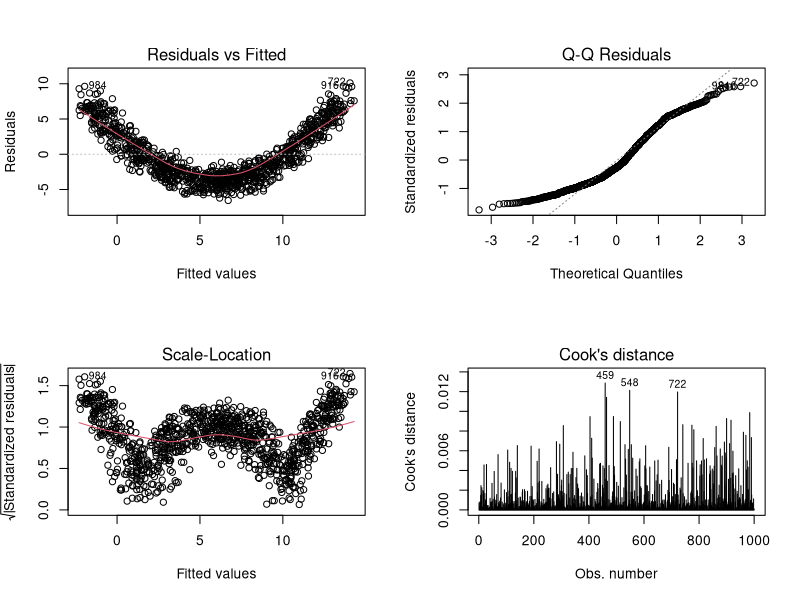
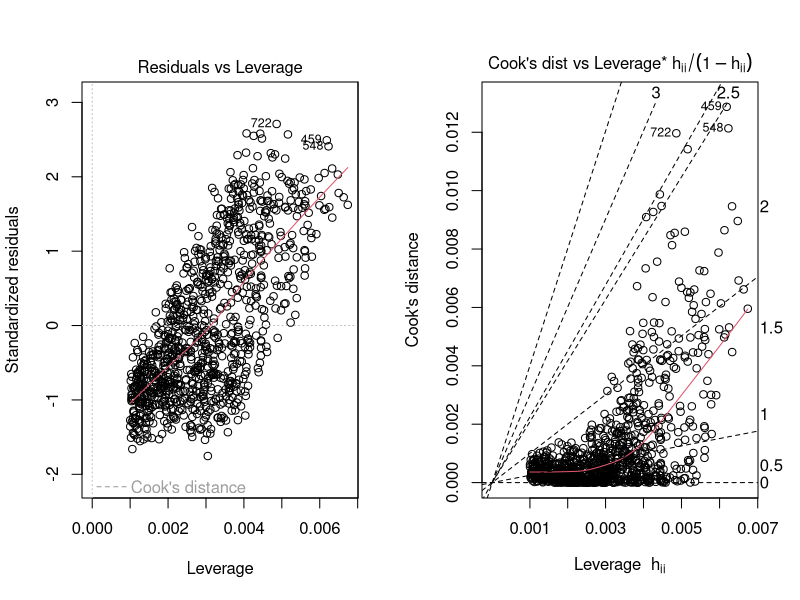
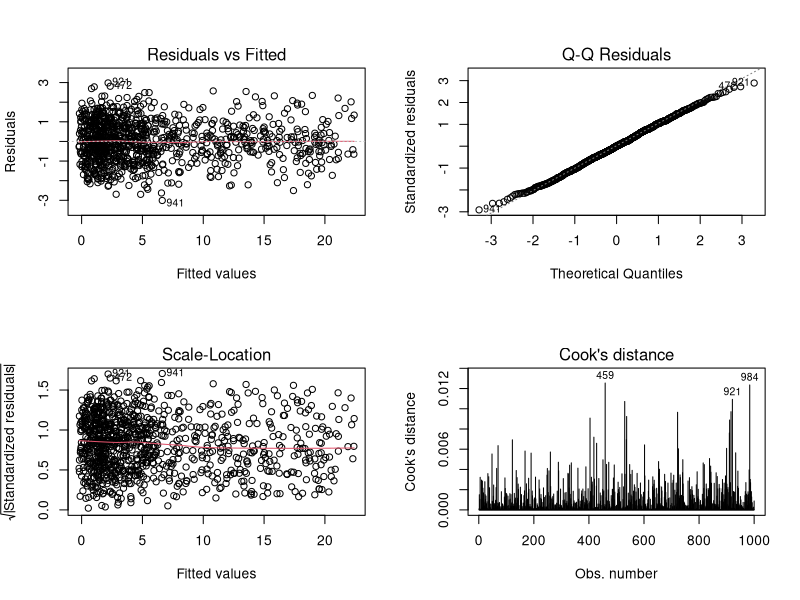
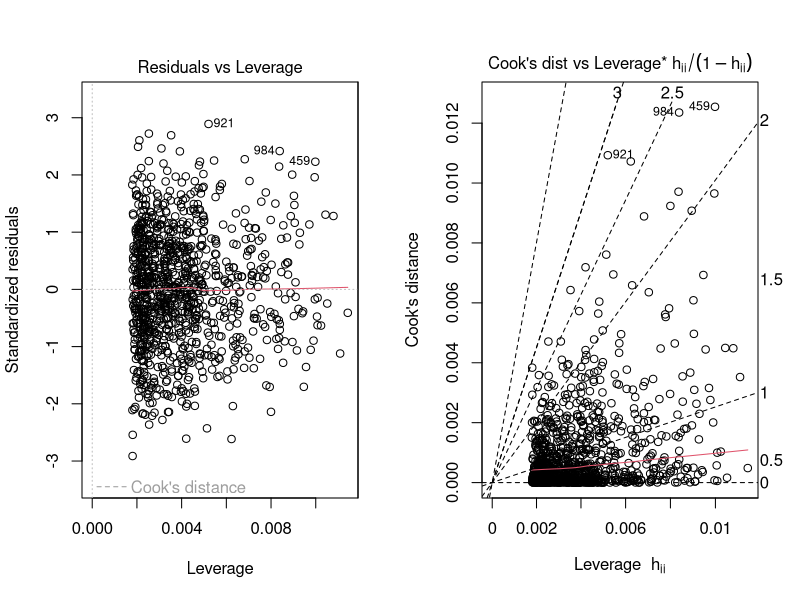

The R script that drew these images, in order:
#############
#           #
#   LAB 6   #
#           #
#############

# setting & libraries

set.seed(0)

#--------------------------------------------

# Data generation
x1 <- runif(1000, -2, 2)
x2 <- runif(1000, 0, 4)
e <- rnorm(1000)
y <- 1 - 4 * x1 + 3 * x1 ^ 2 + 0.5 * x2 + e

#--------------------------------------------

# Linear regression

## multiple linear regression
fit1 <- lm(y ~ x1 + x2)
summary(fit1)

par(mfrow = c(2, 2))
plot(fit1, which = 1:4)

par(mfrow = c(1, 2))
plot(fit1, which = 5:6)

par(mfrow = c(1, 1))
shapiro.test(residuals(fit1))

fit2 <- lm(y ~ x1 + I(x1^2) + x2)
summary(fit2)

par(mfrow = c(2, 2))
plot(fit2, which = 1:4)

par(mfrow = c(1, 2))
plot(fit2, which = 5:6)

par(mfrow = c(1, 1))
shapiro.test(residuals(fit2))

fit3 <- lm(y ~ x1 + x1^2 + x2) # x1 * x1: interaction term (different from fit2)
summary(fit3)

x1_sq <- x1 ^ 2
fit4 <- lm(y ~ x1 + x1_sq + x2)
summary(fit4)

anova(fit1, fit4) # significant
